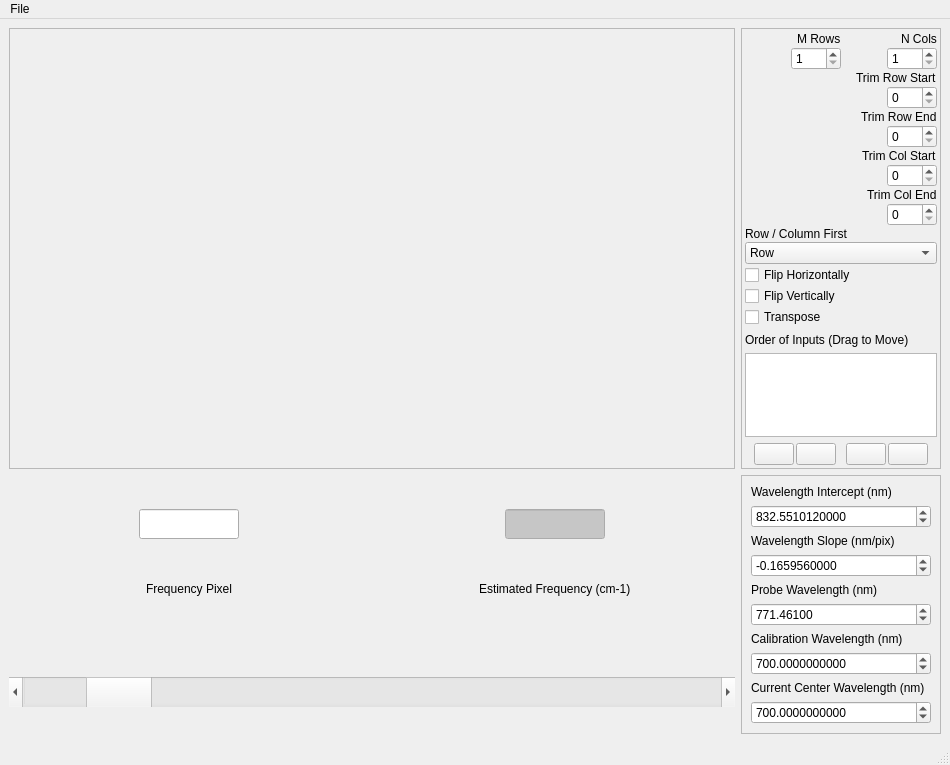
<?xml version="1.0" encoding="UTF-8"?>
<ui version="4.0">
 <class>MainWindow</class>
 <widget class="QMainWindow" name="MainWindow">
  <property name="geometry">
   <rect>
    <x>0</x>
    <y>0</y>
    <width>950</width>
    <height>765</height>
   </rect>
  </property>
  <property name="maximumSize">
   <size>
    <width>950</width>
    <height>16777215</height>
   </size>
  </property>
  <property name="windowTitle">
   <string>MainWindow</string>
  </property>
  <widget class="QWidget" name="centralwidget">
   <layout class="QGridLayout" name="gridLayout_2">
    <item row="0" column="2">
     <layout class="QVBoxLayout" name="verticalLayout_5">
      <property name="leftMargin">
       <number>0</number>
      </property>
      <item alignment="Qt::AlignRight">
       <widget class="QFrame" name="frame">
        <property name="maximumSize">
         <size>
          <width>200</width>
          <height>16777215</height>
         </size>
        </property>
        <property name="frameShape">
         <enum>QFrame::StyledPanel</enum>
        </property>
        <property name="frameShadow">
         <enum>QFrame::Plain</enum>
        </property>
        <layout class="QVBoxLayout" name="verticalLayout_4">
         <property name="leftMargin">
          <number>3</number>
         </property>
         <property name="topMargin">
          <number>3</number>
         </property>
         <property name="rightMargin">
          <number>3</number>
         </property>
         <property name="bottomMargin">
          <number>3</number>
         </property>
         <item>
          <layout class="QVBoxLayout" name="verticalLayoutOptions">
           <property name="spacing">
            <number>1</number>
           </property>
           <item>
            <layout class="QHBoxLayout" name="horizontalLayout_2">
             <property name="leftMargin">
              <number>0</number>
             </property>
             <property name="topMargin">
              <number>0</number>
             </property>
             <item>
              <layout class="QVBoxLayout" name="verticalLayout">
               <property name="topMargin">
                <number>0</number>
               </property>
               <item alignment="Qt::AlignRight">
                <widget class="QLabel" name="label_5">
                 <property name="text">
                  <string>M Rows</string>
                 </property>
                </widget>
               </item>
               <item alignment="Qt::AlignRight">
                <widget class="QSpinBox" name="spinBoxMRows">
                 <property name="minimumSize">
                  <size>
                   <width>50</width>
                   <height>0</height>
                  </size>
                 </property>
                 <property name="maximumSize">
                  <size>
                   <width>50</width>
                   <height>16777215</height>
                  </size>
                 </property>
                 <property name="minimum">
                  <number>1</number>
                 </property>
                </widget>
               </item>
              </layout>
             </item>
             <item>
              <layout class="QVBoxLayout" name="verticalLayout_3">
               <item alignment="Qt::AlignRight">
                <widget class="QLabel" name="label_6">
                 <property name="text">
                  <string>N Cols</string>
                 </property>
                </widget>
               </item>
               <item alignment="Qt::AlignRight">
                <widget class="QSpinBox" name="spinBoxNCols">
                 <property name="minimumSize">
                  <size>
                   <width>50</width>
                   <height>0</height>
                  </size>
                 </property>
                 <property name="maximumSize">
                  <size>
                   <width>50</width>
                   <height>16777215</height>
                  </size>
                 </property>
                 <property name="minimum">
                  <number>1</number>
                 </property>
                 <property name="maximum">
                  <number>300</number>
                 </property>
                 <property name="value">
                  <number>1</number>
                 </property>
                </widget>
               </item>
              </layout>
             </item>
            </layout>
           </item>
           <item>
            <spacer name="verticalSpacer_6">
             <property name="orientation">
              <enum>Qt::Vertical</enum>
             </property>
             <property name="sizeHint" stdset="0">
              <size>
               <width>20</width>
               <height>15</height>
              </size>
             </property>
            </spacer>
           </item>
           <item alignment="Qt::AlignRight">
            <widget class="QLabel" name="label">
             <property name="text">
              <string>Trim Row Start</string>
             </property>
            </widget>
           </item>
           <item alignment="Qt::AlignRight">
            <widget class="QSpinBox" name="spinBoxStartRow">
             <property name="minimumSize">
              <size>
               <width>50</width>
               <height>0</height>
              </size>
             </property>
             <property name="maximumSize">
              <size>
               <width>50</width>
               <height>16777215</height>
              </size>
             </property>
             <property name="maximum">
              <number>500</number>
             </property>
            </widget>
           </item>
           <item>
            <spacer name="verticalSpacer_2">
             <property name="orientation">
              <enum>Qt::Vertical</enum>
             </property>
             <property name="sizeHint" stdset="0">
              <size>
               <width>20</width>
               <height>15</height>
              </size>
             </property>
            </spacer>
           </item>
           <item alignment="Qt::AlignRight">
            <widget class="QLabel" name="label_2">
             <property name="text">
              <string>Trim Row End</string>
             </property>
            </widget>
           </item>
           <item alignment="Qt::AlignRight">
            <widget class="QSpinBox" name="spinBoxEndRow">
             <property name="minimumSize">
              <size>
               <width>50</width>
               <height>0</height>
              </size>
             </property>
             <property name="maximumSize">
              <size>
               <width>50</width>
               <height>16777215</height>
              </size>
             </property>
             <property name="maximum">
              <number>500</number>
             </property>
            </widget>
           </item>
           <item>
            <spacer name="verticalSpacer_3">
             <property name="orientation">
              <enum>Qt::Vertical</enum>
             </property>
             <property name="sizeHint" stdset="0">
              <size>
               <width>20</width>
               <height>15</height>
              </size>
             </property>
            </spacer>
           </item>
           <item alignment="Qt::AlignRight">
            <widget class="QLabel" name="label_3">
             <property name="text">
              <string>Trim Col Start</string>
             </property>
            </widget>
           </item>
           <item alignment="Qt::AlignRight">
            <widget class="QSpinBox" name="spinBoxStartCol">
             <property name="minimumSize">
              <size>
               <width>50</width>
               <height>0</height>
              </size>
             </property>
             <property name="maximumSize">
              <size>
               <width>50</width>
               <height>16777215</height>
              </size>
             </property>
             <property name="maximum">
              <number>500</number>
             </property>
            </widget>
           </item>
           <item>
            <spacer name="verticalSpacer_4">
             <property name="orientation">
              <enum>Qt::Vertical</enum>
             </property>
             <property name="sizeHint" stdset="0">
              <size>
               <width>20</width>
               <height>15</height>
              </size>
             </property>
            </spacer>
           </item>
           <item alignment="Qt::AlignRight">
            <widget class="QLabel" name="label_4">
             <property name="text">
              <string>Trim Col End</string>
             </property>
            </widget>
           </item>
           <item alignment="Qt::AlignRight">
            <widget class="QSpinBox" name="spinBoxEndCol">
             <property name="minimumSize">
              <size>
               <width>50</width>
               <height>0</height>
              </size>
             </property>
             <property name="maximumSize">
              <size>
               <width>50</width>
               <height>16777215</height>
              </size>
             </property>
             <property name="maximum">
              <number>500</number>
             </property>
            </widget>
           </item>
           <item>
            <spacer name="verticalSpacer_7">
             <property name="orientation">
              <enum>Qt::Vertical</enum>
             </property>
             <property name="sizeHint" stdset="0">
              <size>
               <width>20</width>
               <height>5</height>
              </size>
             </property>
            </spacer>
           </item>
           <item>
            <widget class="QLabel" name="label_8">
             <property name="text">
              <string>Row / Column First</string>
             </property>
            </widget>
           </item>
           <item>
            <widget class="QComboBox" name="comboBoxRowCol">
             <item>
              <property name="text">
               <string>Row</string>
              </property>
             </item>
             <item>
              <property name="text">
               <string>Column</string>
              </property>
             </item>
            </widget>
           </item>
           <item>
            <widget class="QCheckBox" name="checkBoxFlipH">
             <property name="maximumSize">
              <size>
               <width>120</width>
               <height>16777215</height>
              </size>
             </property>
             <property name="text">
              <string>Flip Horizontally</string>
             </property>
            </widget>
           </item>
           <item>
            <widget class="QCheckBox" name="checkBoxFlipV">
             <property name="maximumSize">
              <size>
               <width>110</width>
               <height>16777215</height>
              </size>
             </property>
             <property name="text">
              <string>Flip Vertically</string>
             </property>
            </widget>
           </item>
           <item>
            <widget class="QCheckBox" name="checkBoxTranspose">
             <property name="maximumSize">
              <size>
               <width>110</width>
               <height>16777215</height>
              </size>
             </property>
             <property name="text">
              <string>Transpose</string>
             </property>
            </widget>
           </item>
          </layout>
         </item>
         <item>
          <widget class="QLabel" name="label_7">
           <property name="text">
            <string>Order of Inputs (Drag to Move)</string>
           </property>
          </widget>
         </item>
         <item>
          <widget class="QListWidget" name="listWidgetDatasets">
           <property name="sizePolicy">
            <sizepolicy hsizetype="Preferred" vsizetype="Expanding">
             <horstretch>0</horstretch>
             <verstretch>0</verstretch>
            </sizepolicy>
           </property>
           <property name="editTriggers">
            <set>QAbstractItemView::NoEditTriggers</set>
           </property>
           <property name="dragEnabled">
            <bool>true</bool>
           </property>
           <property name="dragDropMode">
            <enum>QAbstractItemView::InternalMove</enum>
           </property>
           <property name="defaultDropAction">
            <enum>Qt::MoveAction</enum>
           </property>
           <property name="alternatingRowColors">
            <bool>false</bool>
           </property>
           <property name="selectionMode">
            <enum>QAbstractItemView::SingleSelection</enum>
           </property>
           <property name="sortingEnabled">
            <bool>false</bool>
           </property>
          </widget>
         </item>
         <item>
          <layout class="QHBoxLayout" name="horizontalLayout_3">
           <property name="spacing">
            <number>2</number>
           </property>
           <property name="topMargin">
            <number>0</number>
           </property>
           <item>
            <spacer name="horizontalSpacer_2">
             <property name="orientation">
              <enum>Qt::Horizontal</enum>
             </property>
             <property name="sizeHint" stdset="0">
              <size>
               <width>40</width>
               <height>20</height>
              </size>
             </property>
            </spacer>
           </item>
           <item>
            <widget class="QPushButton" name="pushButtonMoveUp">
             <property name="maximumSize">
              <size>
               <width>50</width>
               <height>16777215</height>
              </size>
             </property>
             <property name="text">
              <string/>
             </property>
             <property name="icon">
              <iconset resource="../icons_all.qrc">
               <normaloff>:/icons/open-iconic-master/png/arrow-circle-top-4x.png</normaloff>:/icons/open-iconic-master/png/arrow-circle-top-4x.png</iconset>
             </property>
            </widget>
           </item>
           <item>
            <widget class="QPushButton" name="pushButtonMoveDown">
             <property name="maximumSize">
              <size>
               <width>50</width>
               <height>16777215</height>
              </size>
             </property>
             <property name="text">
              <string/>
             </property>
             <property name="icon">
              <iconset resource="../icons_all.qrc">
               <normaloff>:/icons/open-iconic-master/png/arrow-circle-bottom-4x.png</normaloff>:/icons/open-iconic-master/png/arrow-circle-bottom-4x.png</iconset>
             </property>
            </widget>
           </item>
           <item>
            <spacer name="horizontalSpacer_3">
             <property name="orientation">
              <enum>Qt::Horizontal</enum>
             </property>
             <property name="sizeHint" stdset="0">
              <size>
               <width>40</width>
               <height>20</height>
              </size>
             </property>
            </spacer>
           </item>
           <item>
            <widget class="QPushButton" name="pushButtonDeleteDataset">
             <property name="maximumSize">
              <size>
               <width>50</width>
               <height>16777215</height>
              </size>
             </property>
             <property name="text">
              <string/>
             </property>
             <property name="icon">
              <iconset resource="../icons_all.qrc">
               <normaloff>:/icons/open-iconic-master/png/minus-4x.png</normaloff>:/icons/open-iconic-master/png/minus-4x.png</iconset>
             </property>
            </widget>
           </item>
           <item>
            <widget class="QPushButton" name="pushButtonAddDataset">
             <property name="maximumSize">
              <size>
               <width>50</width>
               <height>16777215</height>
              </size>
             </property>
             <property name="text">
              <string/>
             </property>
             <property name="icon">
              <iconset resource="../icons_all.qrc">
               <normaloff>:/icons/open-iconic-master/png/plus-4x.png</normaloff>:/icons/open-iconic-master/png/plus-4x.png</iconset>
             </property>
            </widget>
           </item>
           <item>
            <spacer name="horizontalSpacer_4">
             <property name="orientation">
              <enum>Qt::Horizontal</enum>
             </property>
             <property name="sizeHint" stdset="0">
              <size>
               <width>40</width>
               <height>20</height>
              </size>
             </property>
            </spacer>
           </item>
          </layout>
         </item>
        </layout>
       </widget>
      </item>
      <item>
       <spacer name="verticalSpacer_8">
        <property name="orientation">
         <enum>Qt::Vertical</enum>
        </property>
        <property name="sizeHint" stdset="0">
         <size>
          <width>20</width>
          <height>40</height>
         </size>
        </property>
       </spacer>
      </item>
     </layout>
    </item>
    <item row="2" column="0">
     <layout class="QGridLayout" name="gridLayout_3">
      <item row="1" column="0" alignment="Qt::AlignHCenter">
       <widget class="QLabel" name="labelWavenumber_2">
        <property name="sizePolicy">
         <sizepolicy hsizetype="Preferred" vsizetype="Maximum">
          <horstretch>0</horstretch>
          <verstretch>0</verstretch>
         </sizepolicy>
        </property>
        <property name="minimumSize">
         <size>
          <width>120</width>
          <height>20</height>
         </size>
        </property>
        <property name="maximumSize">
         <size>
          <width>1000</width>
          <height>20</height>
         </size>
        </property>
        <property name="text">
         <string>Frequency Pixel</string>
        </property>
        <property name="textFormat">
         <enum>Qt::AutoText</enum>
        </property>
        <property name="alignment">
         <set>Qt::AlignCenter</set>
        </property>
        <property name="margin">
         <number>0</number>
        </property>
       </widget>
      </item>
      <item row="0" column="0" alignment="Qt::AlignHCenter">
       <widget class="QLineEdit" name="lineEditPix">
        <property name="sizePolicy">
         <sizepolicy hsizetype="Fixed" vsizetype="Fixed">
          <horstretch>0</horstretch>
          <verstretch>0</verstretch>
         </sizepolicy>
        </property>
        <property name="minimumSize">
         <size>
          <width>100</width>
          <height>30</height>
         </size>
        </property>
        <property name="maximumSize">
         <size>
          <width>100</width>
          <height>30</height>
         </size>
        </property>
        <property name="font">
         <font>
          <family>Arial</family>
          <pointsize>14</pointsize>
          <weight>50</weight>
          <italic>false</italic>
          <bold>false</bold>
         </font>
        </property>
        <property name="styleSheet">
         <string notr="true">font: 14pt &quot;Arial&quot;;</string>
        </property>
       </widget>
      </item>
      <item row="0" column="1" alignment="Qt::AlignHCenter">
       <widget class="QLineEdit" name="lineEditFreq">
        <property name="enabled">
         <bool>true</bool>
        </property>
        <property name="minimumSize">
         <size>
          <width>100</width>
          <height>30</height>
         </size>
        </property>
        <property name="maximumSize">
         <size>
          <width>100</width>
          <height>30</height>
         </size>
        </property>
        <property name="palette">
         <palette>
          <active>
           <colorrole role="Base">
            <brush brushstyle="SolidPattern">
             <color alpha="255">
              <red>198</red>
              <green>198</green>
              <blue>198</blue>
             </color>
            </brush>
           </colorrole>
          </active>
          <inactive>
           <colorrole role="Base">
            <brush brushstyle="SolidPattern">
             <color alpha="255">
              <red>198</red>
              <green>198</green>
              <blue>198</blue>
             </color>
            </brush>
           </colorrole>
          </inactive>
          <disabled>
           <colorrole role="Base">
            <brush brushstyle="SolidPattern">
             <color alpha="255">
              <red>240</red>
              <green>240</green>
              <blue>240</blue>
             </color>
            </brush>
           </colorrole>
          </disabled>
         </palette>
        </property>
        <property name="text">
         <string/>
        </property>
        <property name="readOnly">
         <bool>true</bool>
        </property>
       </widget>
      </item>
      <item row="1" column="1" alignment="Qt::AlignHCenter">
       <widget class="QLabel" name="label_9">
        <property name="text">
         <string>Estimated Frequency (cm-1)</string>
        </property>
       </widget>
      </item>
     </layout>
    </item>
    <item row="3" column="0">
     <layout class="QHBoxLayout" name="horizontalLayout">
      <property name="topMargin">
       <number>10</number>
      </property>
      <item>
       <widget class="QScrollBar" name="sliderFreq">
        <property name="minimumSize">
         <size>
          <width>200</width>
          <height>30</height>
         </size>
        </property>
        <property name="value">
         <number>10</number>
        </property>
        <property name="orientation">
         <enum>Qt::Horizontal</enum>
        </property>
       </widget>
      </item>
     </layout>
    </item>
    <item row="0" column="0">
     <widget class="QFrame" name="frameMosaicImg">
      <property name="frameShape">
       <enum>QFrame::StyledPanel</enum>
      </property>
      <property name="frameShadow">
       <enum>QFrame::Plain</enum>
      </property>
      <layout class="QGridLayout" name="gridLayout">
       <item row="0" column="0">
        <layout class="QVBoxLayout" name="verticalLayoutMPL">
         <item>
          <spacer name="horizontalSpacer">
           <property name="orientation">
            <enum>Qt::Horizontal</enum>
           </property>
           <property name="sizeHint" stdset="0">
            <size>
             <width>40</width>
             <height>20</height>
            </size>
           </property>
          </spacer>
         </item>
        </layout>
       </item>
       <item row="1" column="0">
        <spacer name="verticalSpacer">
         <property name="orientation">
          <enum>Qt::Vertical</enum>
         </property>
         <property name="sizeHint" stdset="0">
          <size>
           <width>20</width>
           <height>40</height>
          </size>
         </property>
        </spacer>
       </item>
      </layout>
     </widget>
    </item>
    <item row="2" column="2" rowspan="2">
     <widget class="QFrame" name="frame_2">
      <property name="frameShape">
       <enum>QFrame::StyledPanel</enum>
      </property>
      <property name="frameShadow">
       <enum>QFrame::Plain</enum>
      </property>
      <layout class="QVBoxLayout" name="verticalLayout_2">
       <item>
        <widget class="QLabel" name="label_10">
         <property name="text">
          <string>Wavelength Intercept (nm)</string>
         </property>
        </widget>
       </item>
       <item>
        <widget class="QDoubleSpinBox" name="spinBoxIntercept">
         <property name="decimals">
          <number>10</number>
         </property>
         <property name="minimum">
          <double>-100000000.000000000000000</double>
         </property>
         <property name="maximum">
          <double>100000000.000000000000000</double>
         </property>
         <property name="value">
          <double>832.551012000000014</double>
         </property>
        </widget>
       </item>
       <item>
        <spacer name="verticalSpacer_5">
         <property name="orientation">
          <enum>Qt::Vertical</enum>
         </property>
         <property name="sizeHint" stdset="0">
          <size>
           <width>20</width>
           <height>40</height>
          </size>
         </property>
        </spacer>
       </item>
       <item>
        <widget class="QLabel" name="label_11">
         <property name="text">
          <string>Wavelength Slope (nm/pix)</string>
         </property>
        </widget>
       </item>
       <item>
        <widget class="QDoubleSpinBox" name="spinBoxSlope">
         <property name="decimals">
          <number>10</number>
         </property>
         <property name="minimum">
          <double>-100000000.000000000000000</double>
         </property>
         <property name="maximum">
          <double>100000000.000000000000000</double>
         </property>
         <property name="value">
          <double>-0.165956000000000</double>
         </property>
        </widget>
       </item>
       <item>
        <spacer name="verticalSpacer_9">
         <property name="orientation">
          <enum>Qt::Vertical</enum>
         </property>
         <property name="sizeHint" stdset="0">
          <size>
           <width>20</width>
           <height>40</height>
          </size>
         </property>
        </spacer>
       </item>
       <item>
        <widget class="QLabel" name="label_12">
         <property name="text">
          <string>Probe Wavelength (nm)</string>
         </property>
        </widget>
       </item>
       <item>
        <widget class="QDoubleSpinBox" name="spinBoxProbe">
         <property name="decimals">
          <number>5</number>
         </property>
         <property name="minimum">
          <double>-1000000000.000000000000000</double>
         </property>
         <property name="maximum">
          <double>1000000000.000000000000000</double>
         </property>
         <property name="value">
          <double>771.461000000000013</double>
         </property>
        </widget>
       </item>
       <item>
        <widget class="QLabel" name="label_13">
         <property name="text">
          <string>Calibration Wavelength (nm)</string>
         </property>
        </widget>
       </item>
       <item>
        <widget class="QDoubleSpinBox" name="spinBoxCalibWL">
         <property name="decimals">
          <number>10</number>
         </property>
         <property name="minimum">
          <double>-100000000.000000000000000</double>
         </property>
         <property name="maximum">
          <double>10000000.000000000000000</double>
         </property>
         <property name="value">
          <double>700.000000000000000</double>
         </property>
        </widget>
       </item>
       <item>
        <spacer name="verticalSpacer_10">
         <property name="orientation">
          <enum>Qt::Vertical</enum>
         </property>
         <property name="sizeHint" stdset="0">
          <size>
           <width>20</width>
           <height>40</height>
          </size>
         </property>
        </spacer>
       </item>
       <item>
        <widget class="QLabel" name="label_14">
         <property name="text">
          <string>Current Center Wavelength (nm)</string>
         </property>
        </widget>
       </item>
       <item>
        <widget class="QDoubleSpinBox" name="spinBoxCenterWL">
         <property name="decimals">
          <number>10</number>
         </property>
         <property name="minimum">
          <double>-100000000.000000000000000</double>
         </property>
         <property name="maximum">
          <double>10000000.000000000000000</double>
         </property>
         <property name="value">
          <double>700.000000000000000</double>
         </property>
        </widget>
       </item>
       <item>
        <spacer name="verticalSpacer_11">
         <property name="orientation">
          <enum>Qt::Vertical</enum>
         </property>
         <property name="sizeHint" stdset="0">
          <size>
           <width>20</width>
           <height>40</height>
          </size>
         </property>
        </spacer>
       </item>
      </layout>
     </widget>
    </item>
   </layout>
  </widget>
  <widget class="QMenuBar" name="menubar">
   <property name="geometry">
    <rect>
     <x>0</x>
     <y>0</y>
     <width>950</width>
     <height>26</height>
    </rect>
   </property>
   <widget class="QMenu" name="menuFile">
    <property name="title">
     <string>File</string>
    </property>
    <addaction name="actionAddFromHDF"/>
   </widget>
   <addaction name="menuFile"/>
  </widget>
  <widget class="QStatusBar" name="statusbar"/>
  <action name="actionAddFromHDF">
   <property name="icon">
    <iconset resource="../icons_all.qrc">
     <normaloff>:/icons/open-iconic-master/png/envelope-open-4x.png</normaloff>:/icons/open-iconic-master/png/envelope-open-4x.png</iconset>
   </property>
   <property name="text">
    <string>Add from HDF5</string>
   </property>
  </action>
 </widget>
 <resources>
  <include location="../icons_all.qrc"/>
 </resources>
 <connections/>
</ui>
